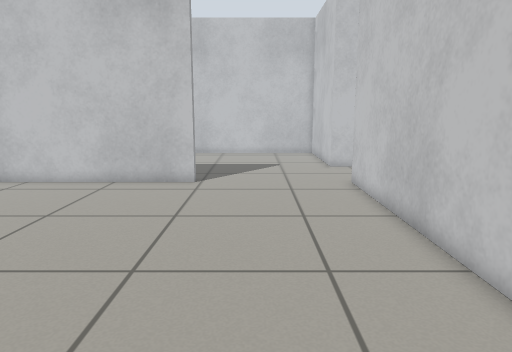
view 1 (above)

16 first-person views from a walk through a world built for the Gazebo simulator. The camera is 0.8 m above the floor, tilts 10° down and sees 70° across. The floor is counted in squares, 0.25 m on a side. Each view is taken from the middle of a square. On the plan, view 1 faces up. The plan holds only what a view shows up to about 20 squares ahead; the rest is blank.

view 2
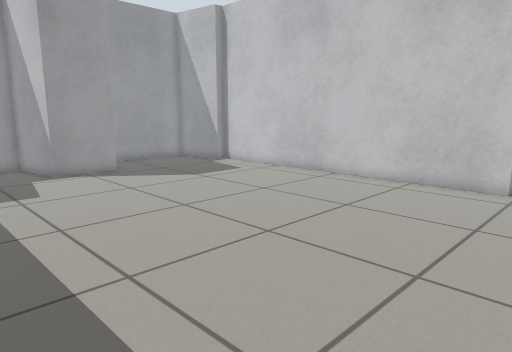

view 3
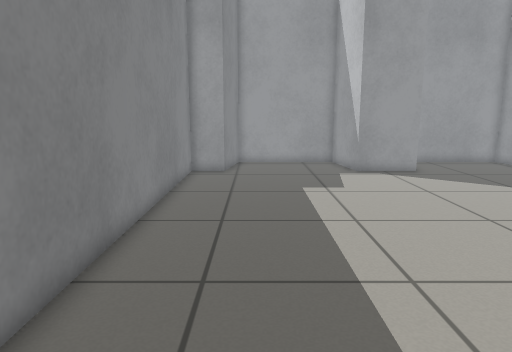

view 4
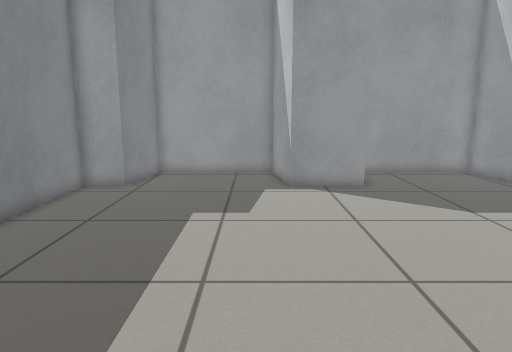

view 5
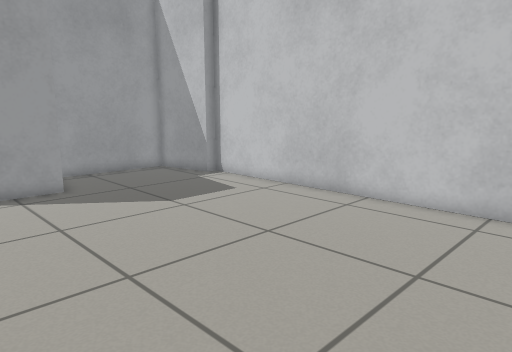

view 6
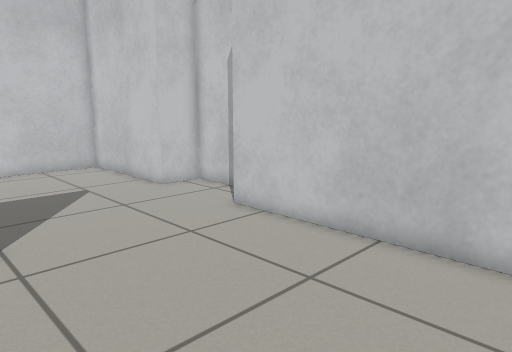

view 7
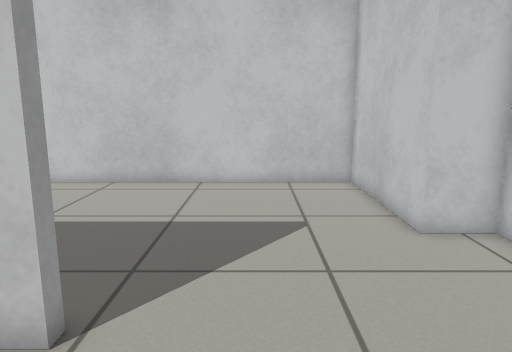

view 8
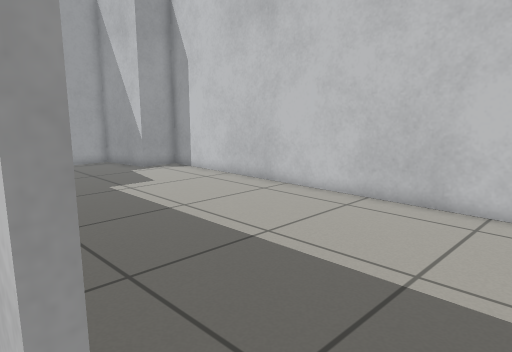

view 9
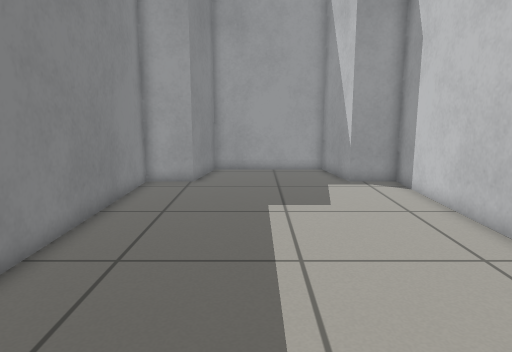

view 10
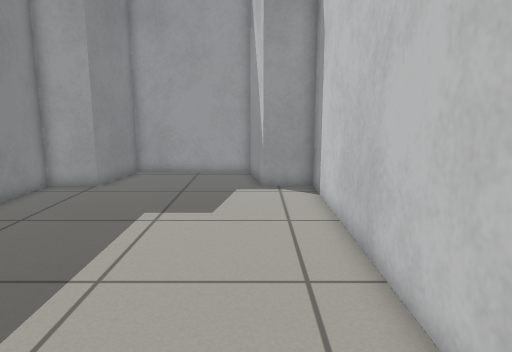

view 11
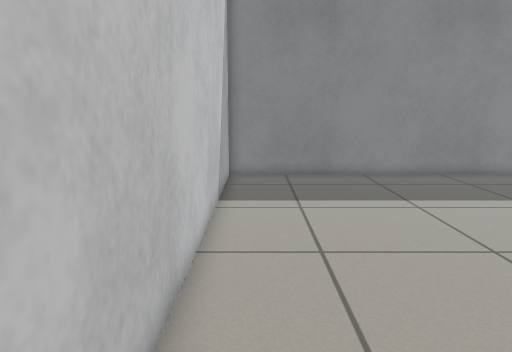

view 12
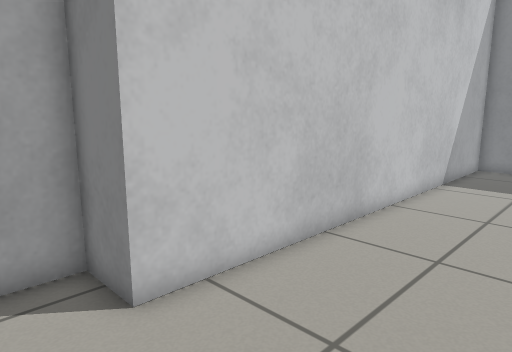

view 13
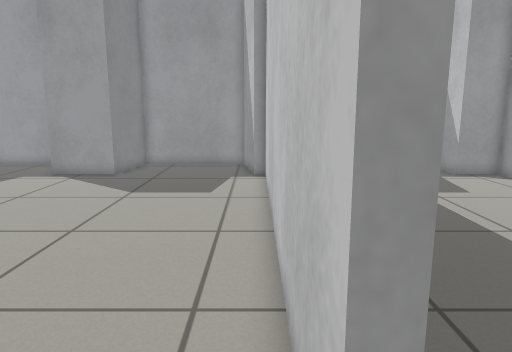

view 14
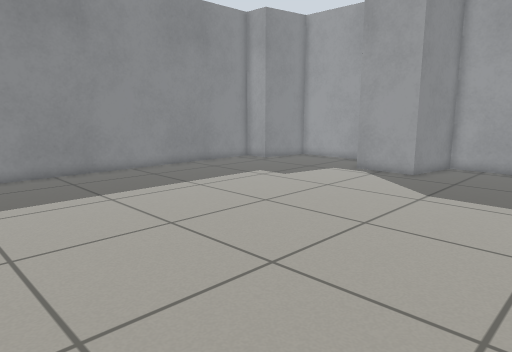

view 15
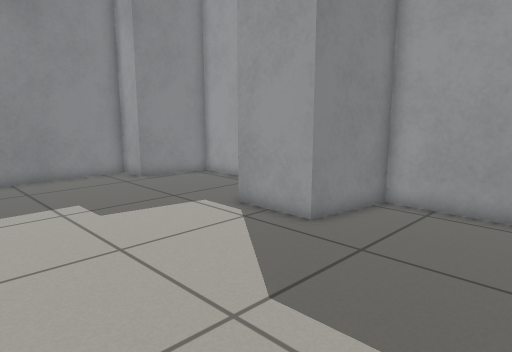

view 16
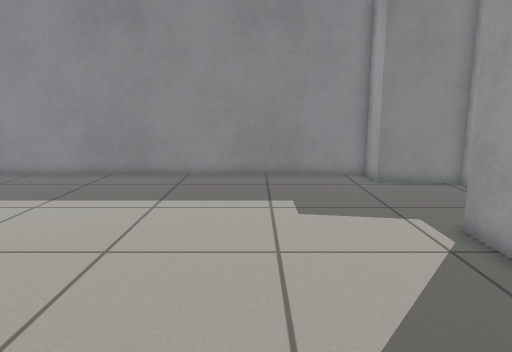

### Floor plan
Points are (right, up) in squares from view 1. A wall is a line through its corners. A room is listed if a view was taken in it or the views show most of it. See-through windows are left out.
Room 1 (views 1, 2, 3, 4, 5, 6, 7, 8, 9, 10, 11, 12, 13, 14, 15, 16)
walls: (-2.8, 17) (-2.8, 16.5) (-19.6, 16.5) (-19.6, 15.9) (-23.2, 15.3) (-23.2, 9.3) (-19.6, 8.7) (-19.6, 5.5) (-23.2, 4.9) (-23.2, -1.1) (-19.6, -1.7) (-19.6, -3.5) (4.4, -3.5) (4.4, 16.5) (6.4, 16.5) (6.4, 21.3) (4.4, 21.3) (4.4, 28.5) (-19.6, 28.5) (-19.6, 26.3) (-23.2, 25.7) (-23.2, 19.7) (-19.6, 19.1) (-19.6, 16.9) (-9.8, 16.9)

Where each view was taken, in squares from view 1:
view 1: 0 up, 0 right, facing up
view 2: 0 up, 0 right, facing up-left
view 3: 0 up, 0 right, facing left
view 4: 4 up, 4 left, facing left
view 5: 4 up, 4 left, facing up-left
view 6: 7 up, 4 left, facing up-right
view 7: 12 up, 0 right, facing up
view 8: 16 up, 0 right, facing up-left
view 9: 22 up, 3 left, facing left
view 10: 26 up, 4 left, facing left
view 11: 15 up, 3 right, facing down
view 12: 19 up, 1 left, facing down-right
view 13: 16 up, 1 left, facing left
view 14: 16 up, 1 left, facing down-left
view 15: 15 up, 11 left, facing down-left
view 16: 15 up, 14 left, facing down
